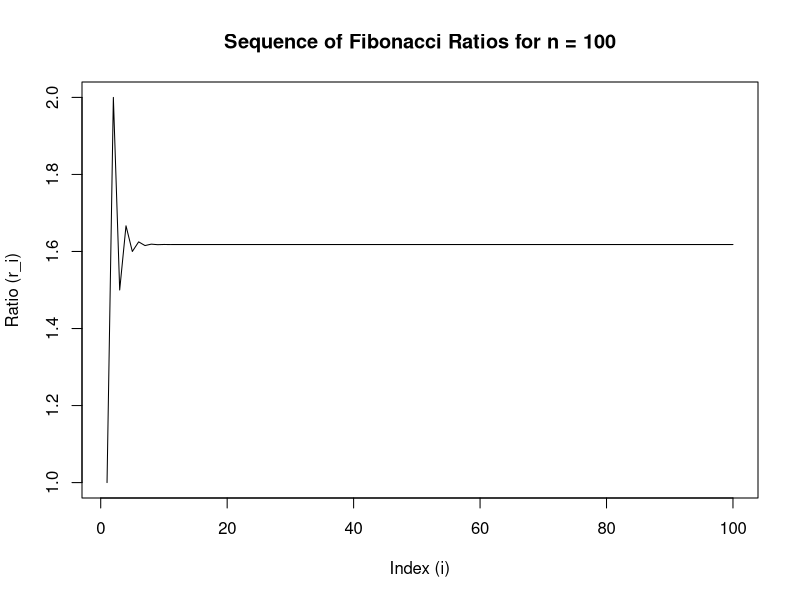

Write the R code that produced this figure.
## ---- chunk 1
knitr::opts_chunk$set(echo = TRUE)
## ---- chunk 2
fib_ratio_for <- function(n) {
  # Check for bad inputs
  if (n <= 0) {
    stop("Input 'n' cannot be 0 or negative.")
  } else if (n == 1) {
    # Catch case of n = 1 due to a leading error if not implemented
    return(1)
  } else {
    # numeric vector created with length n + 1 
    # to store the Fibonacci sequence up to the (n + 1)th element.
    fibonacci <- numeric(n + 1) 
    # Assign values (1,1) as first two elements
    fibonacci[1:2] <- c(1, 1)
    # for loop that iterates over the sequence 3:(n + 1)
    # starting from 3 because first two elements are already declared
    for (i in 3:(n + 1)) {
      # Assigning Fibonacci rule to get the next number out of the last two
      fibonacci[i] <- fibonacci[i - 1] + fibonacci[i - 2]
    }
    # Finally calculate the ratio of each fibonacci number
    ratios <- fibonacci[2:(n + 1)] / fibonacci[1:n]
    return(ratios)
  }
}
## ---- chunk 3
fib_ratio_for(5)
## ---- chunk 4
fib_ratio_while <- function(n) {
  if (n <= 0) {
    stop("Input 'n' cannot be 0 or negative.")
  } else if (n == 1) {
    return(1)
  } else {
    fibonacci <- numeric(n + 1)
    fibonacci[1:2] <- c(1, 1)
    i <- 3
    while (i <= n + 1) {
      fibonacci[i] <- fibonacci[i - 1] + fibonacci[i - 2]
      i <- i + 1
    }
    ratios <- fibonacci[2:(n + 1)] / fibonacci[1:n]
    return(ratios)
  }
}
## ---- chunk 5
fib_ratio_while(7)
## ---- chunk 6
# install.packages('microbenchmark')
library(microbenchmark)

microbenchmark(
  fib_ratio_for(200),
  fib_ratio_while(200),
  fib_ratio_for(2000),
  fib_ratio_while(2000)
)
## ---- chunk 7
# Calculate the sequence for n = 100
sequence <- fib_ratio_for(100)

# Plot the sequence
plot(sequence, type = "l", xlab = "Index (i)", ylab = "Ratio (r_i)",
     main = "Sequence of Fibonacci Ratios for n = 100")

## ---- chunk 8
# Get the last 6 values to know what number it converges to
tail(sequence)
## ---- chunk 9
# Define the function for a game of crabs
game_of_craps <- function(){
    # Function to get a random number between 1 and 6 i.e. rolling the dice once
    dice_number <- floor(runif(1, min=1, max=7))
    # check for win or lose condition in first attempt
    if (dice_number == 1){
      return("Sorry, you lost!")
    }
    else if (dice_number == 6){
      return("Yeah, you won in the first attempt!")
    }
    else {
      # for loop to have three more attempts to roll the same 'point number'
      for (i in 1:3){
        # Function to get a random number between 1 and 6 i.e. rolling the dice once
        new_dice_number <- floor(runif(1, min=1, max=7))
        # Check for same 'point number'
        if (dice_number == new_dice_number){
          return("Yeah, you won rolling the same 'point number' again!")
        }
    }
  } 
  return("Sorry, you lost after three more attempts!")
}

# Execute function i.e. one simulation of the game
game_of_craps()

## ---- chunk 10

set.seed(1)
x <- rnorm(1000)
y <- 2 + x + rnorm(1000)
df <- data.frame(x, y)

cat("Step", 1, "\n")
fit1 <- lm(y ~ x, data = df[-(1:250),])
p1 <- predict(fit1, newdata = df[(1:250),])
r <- sqrt(mean((p1 - df[(1:250),"y"])^2))

cat("Step", 2, "\n")
fit2 <- lm(y ~ x, data = df[-(251:500),])
p2 <- predict(fit2, newdata = df[(251:500),])
r <- c(r, sqrt(mean((p2 - df[(251:500),"y"])^2)))

cat("Step", 3, "\n")
fit3 <- lm(y ~ x, data = df[-(501:750),])
p3 <- predict(fit3, newdata = df[(501:750),])
r <- c(r, sqrt(mean((p3 - df[(501:750),"y"])^2)))

cat("Step", 4, "\n")
fit4 <- lm(y ~ x, data = df[-(751:1000),])
p4 <- predict(fit4, newdata = df[(751:1000),])
r <- c(r, sqrt(mean((p4 - df[(751:1000),"y"])^2)))
r

## ---- chunk 11

# Define the function

linear_models <- function(df, formula, steps = 4) {
  # Create an empty vector to store the errors
  r <- numeric()
  step = nrow(df)/steps
  # Loop through the steps
  for (i in 1:steps) {
    cat("Step", i, "\n")
    section <- ((i-1)*step+1):(i*step)
    fit <- lm(formula, data = df[-section,]) # Fit the model
    p <- predict(fit, newdata = df[section,]) # Predict the model
    r <- c(r, sqrt(mean((p - df[section,"y"])^2)))
  }
  return(r)
}

set.seed(1)
x <- rnorm(1000)
y <- 2 + x + rnorm(1000)
df <- data.frame(x, y)

# Execute the function

linear_models(df, y ~ x)

## ---- chunk 12

kwtest <- function (x, g, ...)
{
  if (is.list(x)) {
    if (length(x) < 2L)
      stop("'x' must be a list with at least 2 elements")
    if (!missing(g))
      warning("'x' is a list, so ignoring argument 'g'")
    if (!all(sapply(x, is.numeric)))
      warning("some elements of 'x' are not numeric and will be coerced to numeric")
    k <- length(x)
    l <- lengths(x)
    if (any(l == 0L))
      stop("all groups must contain data")
    g <- factor(rep.int(seq_len(k), l))
    x <- unlist(x)
}
else {
  if (length(x) != length(g))
    stop("'x' and 'g' must have the same length")
  g <- factor(g)
  k <- nlevels(g)
  if (k < 2L)
    stop("all observations are in the same group")
}
n <- length(x)
if (n < 2L)
  stop("not enough observations")
r <- rank(x)
TIES <- table(x)
STATISTIC <- sum(tapply(r, g, sum)^2/tapply(r, g, length))
STATISTIC <- ((12 * STATISTIC/(n * (n + 1)) - 3 * (n + 1))/(1 -
  sum(TIESˆ3 - TIES)/(nˆ3 - n)))
PARAMETER <- k - 1L
PVAL <- pchisq(STATISTIC, PARAMETER, lower.tail = FALSE)
names(STATISTIC) <- "Kruskal-Wallis chi-squared"
names(PARAMETER) <- "df"
RVAL <- list(statistic = STATISTIC, parameter = PARAMETER,
  p.value = PVAL, method = "Kruskal-Wallis rank sum test")
return(RVAL)
}

